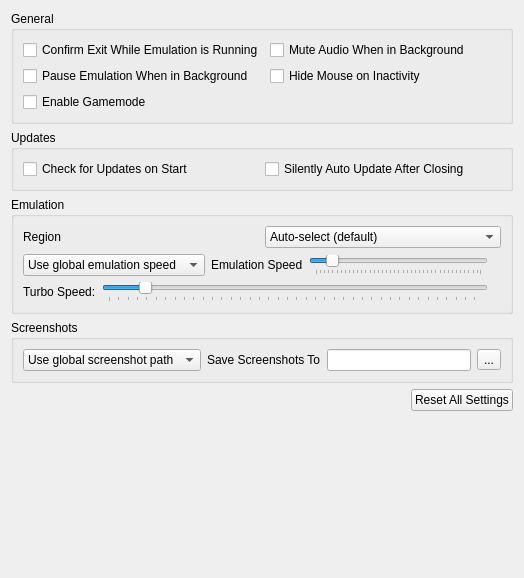
<?xml version="1.0" encoding="UTF-8"?>
<ui version="4.0">
 <class>ConfigureGeneral</class>
 <widget class="QWidget" name="ConfigureGeneral">
  <property name="geometry">
   <rect>
    <x>0</x>
    <y>0</y>
    <width>524</width>
    <height>578</height>
   </rect>
  </property>
  <property name="windowTitle">
   <string>Form</string>
  </property>
  <layout class="QHBoxLayout" name="horizontalLayout_1">
   <item>
    <layout class="QVBoxLayout" name="verticalLayout_1">
     <item>
      <widget class="QGroupBox" name="general_group">
       <property name="title">
        <string>General</string>
       </property>
       <layout class="QGridLayout" name="gridLayout_1">
        <item row="1" column="0">
         <widget class="QCheckBox" name="toggle_check_exit">
          <property name="text">
           <string>Confirm Exit While Emulation is Running</string>
          </property>
         </widget>
        </item>
        <item row="2" column="0">
         <widget class="QCheckBox" name="toggle_background_pause">
          <property name="text">
           <string>Pause Emulation When in Background</string>
          </property>
         </widget>
        </item>
        <item row="1" column="1">
         <widget class="QCheckBox" name="toggle_background_mute">
          <property name="text">
           <string>Mute Audio When in Background</string>
          </property>
         </widget>
        </item>
        <item row="2" column="1">
         <widget class="QCheckBox" name="toggle_hide_mouse">
          <property name="text">
           <string>Hide Mouse on Inactivity</string>
          </property>
         </widget>
        </item>
        <item>
         <widget class="QCheckBox" name="toggle_gamemode">
          <property name="text">
           <string>Enable Gamemode</string>
          </property>
         </widget>
        </item>
       </layout>
      </widget>
     </item>
     <item>
      <widget class="QGroupBox" name="updateBox">
       <property name="title">
        <string>Updates</string>
       </property>
       <layout class="QGridLayout" name="gridLayout_2">
        <item row="1" column="0">
         <widget class="QCheckBox" name="toggle_update_check">
          <property name="text">
           <string>Check for Updates on Start</string>
          </property>
         </widget>
        </item>
        <item row="1" column="1">
         <widget class="QCheckBox" name="toggle_auto_update">
          <property name="text">
           <string>Silently Auto Update After Closing</string>
          </property>
         </widget>
        </item>
       </layout>
      </widget>
     </item>
     <item>
      <widget class="QGroupBox" name="emulation_group">
       <property name="title">
        <string>Emulation</string>
       </property>
       <layout class="QVBoxLayout" name="verticalLayout_2">
        <item>
         <widget class="QWidget" name="widget_region" native="true">
          <layout class="QHBoxLayout" name="region_layout">
           <property name="leftMargin">
            <number>0</number>
           </property>
           <property name="topMargin">
            <number>0</number>
           </property>
           <property name="rightMargin">
            <number>0</number>
           </property>
           <property name="bottomMargin">
            <number>0</number>
           </property>
           <item>
            <widget class="QLabel" name="region_label">
             <property name="text">
              <string>Region</string>
             </property>
            </widget>
           </item>
           <item>
            <widget class="QComboBox" name="region_combobox">
             <item>
              <property name="text">
               <string>Auto-select (default)</string>
              </property>
             </item>
             <item>
              <property name="text">
               <string notr="true">JPN</string>
              </property>
             </item>
             <item>
              <property name="text">
               <string notr="true">USA</string>
              </property>
             </item>
             <item>
              <property name="text">
               <string notr="true">EUR</string>
              </property>
             </item>
             <item>
              <property name="text">
               <string notr="true">AUS</string>
              </property>
             </item>
             <item>
              <property name="text">
               <string notr="true">CHN</string>
              </property>
             </item>
             <item>
              <property name="text">
               <string notr="true">KOR</string>
              </property>
             </item>
             <item>
              <property name="text">
               <string notr="true">TWN</string>
              </property>
             </item>
            </widget>
           </item>
          </layout>
         </widget>
        </item>
        <item>
         <widget class="QWidget" name="emulation_speed_layout" native="true">
          <layout class="QHBoxLayout" name="emulation_speed_layout_inner">
           <property name="leftMargin">
            <number>0</number>
           </property>
           <property name="topMargin">
            <number>0</number>
           </property>
           <property name="rightMargin">
            <number>0</number>
           </property>
           <property name="bottomMargin">
            <number>0</number>
           </property>
           <item>
            <widget class="QComboBox" name="emulation_speed_combo">
             <item>
              <property name="text">
               <string>Use global emulation speed</string>
              </property>
             </item>
             <item>
              <property name="text">
               <string>Set emulation speed</string>
              </property>
             </item>
            </widget>
           </item>
           <item>
            <widget class="QLabel" name="label_emulation_speed">
             <property name="text">
              <string>Emulation Speed</string>
             </property>
            </widget>
           </item>
           <item>
            <widget class="QSlider" name="frame_limit">
             <property name="minimum">
              <number>0</number>
             </property>
             <property name="maximum">
              <number>199</number>
             </property>
             <property name="singleStep">
              <number>5</number>
             </property>
             <property name="pageStep">
              <number>15</number>
             </property>
             <property name="value">
              <number>19</number>
             </property>
             <property name="orientation">
              <enum>Qt::Horizontal</enum>
             </property>
             <property name="tickPosition">
              <enum>QSlider::TicksBelow</enum>
             </property>
            </widget>
           </item>
           <item>
            <widget class="QLabel" name="emulation_speed_display_label">
             <property name="text">
              <string/>
             </property>
             <property name="alignment">
              <set>Qt::AlignRight|Qt::AlignTrailing|Qt::AlignVCenter</set>
             </property>
            </widget>
           </item>
          </layout>
         </widget>
        </item>
        <item>
         <widget class="QWidget" name="turbo_speed_layout" native="true">
          <layout class="QHBoxLayout" name="turbo_speed_layout_inner">
           <property name="leftMargin">
            <number>0</number>
           </property>
           <property name="topMargin">
            <number>0</number>
           </property>
           <property name="rightMargin">
            <number>0</number>
           </property>
           <property name="bottomMargin">
            <number>0</number>
           </property>
           <item>
            <widget class="QLabel" name="turbo_speed_label">
             <property name="text">
              <string>Turbo Speed:</string>
             </property>
            </widget>
           </item>
           <item>
            <widget class="QSlider" name="turbo_speed_slider">
             <property name="minimum">
              <number>0</number>
             </property>
             <property name="maximum">
              <number>198</number>
             </property>
             <property name="singleStep">
              <number>5</number>
             </property>
             <property name="pageStep">
              <number>15</number>
             </property>
             <property name="value">
              <number>19</number>
             </property>
             <property name="orientation">
              <enum>Qt::Horizontal</enum>
             </property>
             <property name="tickPosition">
              <enum>QSlider::TicksBelow</enum>
             </property>
            </widget>
           </item>
           <item>
            <widget class="QLabel" name="turbo_speed_display_label">
             <property name="text">
              <string/>
             </property>
             <property name="alignment">
              <set>Qt::AlignRight|Qt::AlignTrailing|Qt::AlignVCenter</set>
             </property>
            </widget>
           </item>
          </layout>
         </widget>
        </item>
       </layout>
      </widget>
     </item>
     <item>
      <widget class="QGroupBox" name="screenshot_group">
       <property name="title">
        <string>Screenshots</string>
       </property>
       <layout class="QGridLayout" name="gridLayout_3">
        <property name="verticalSpacing">
         <number>0</number>
        </property>
        <item row="0" column="1">
         <widget class="QWidget" name="widget_screenshot" native="true">
          <layout class="QHBoxLayout" name="screenshot_layout">
           <property name="leftMargin">
            <number>0</number>
           </property>
           <property name="topMargin">
            <number>0</number>
           </property>
           <property name="rightMargin">
            <number>0</number>
           </property>
           <property name="bottomMargin">
            <number>0</number>
           </property>
           <item>
            <widget class="QComboBox" name="screenshot_combo">
             <item>
              <property name="text">
               <string>Use global screenshot path</string>
              </property>
             </item>
             <item>
              <property name="text">
               <string>Set screenshot path:</string>
              </property>
             </item>
            </widget>
           </item>
           <item>
            <widget class="QLabel" name="screenshot_dir_label">
             <property name="text">
              <string>Save Screenshots To</string>
             </property>
            </widget>
           </item>
           <item>
            <widget class="QLineEdit" name="screenshot_dir_path"/>
           </item>
           <item>
            <widget class="QToolButton" name="change_screenshot_dir">
             <property name="text">
              <string>...</string>
             </property>
            </widget>
           </item>
          </layout>
         </widget>
        </item>
       </layout>
      </widget>
     </item>
     <item alignment="Qt::AlignRight">
      <widget class="QPushButton" name="button_reset_defaults">
       <property name="text">
        <string>Reset All Settings</string>
       </property>
      </widget>
     </item>
     <item>
      <spacer name="verticalSpacer">
       <property name="orientation">
        <enum>Qt::Vertical</enum>
       </property>
       <property name="sizeHint" stdset="0">
        <size>
         <width>20</width>
         <height>40</height>
        </size>
       </property>
      </spacer>
     </item>
    </layout>
   </item>
  </layout>
 </widget>
 <tabstops>
  <tabstop>toggle_check_exit</tabstop>
  <tabstop>toggle_background_pause</tabstop>
  <tabstop>toggle_hide_mouse</tabstop>
  <tabstop>toggle_update_check</tabstop>
  <tabstop>toggle_auto_update</tabstop>
  <tabstop>button_reset_defaults</tabstop>
 </tabstops>
 <resources/>
 <connections/>
</ui>
